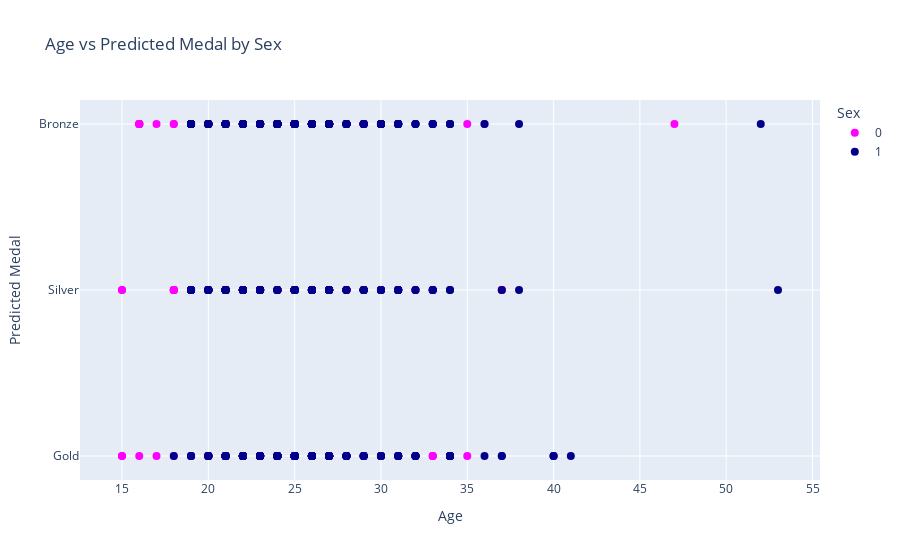

Notebook source saved alongside this figure:
### Code cell
# Scatter plot of Age vs predicted medal, colored by host status
fig = px.scatter(df, x='Age', y='pred_medal', color='Sex', title='Age vs Predicted Medal by Sex',
                 labels={'Age': 'Age', 'pred_medal': 'Predicted Medal', 'Sex': 'Sex'},
                 color_discrete_sequence=['magenta', 'darkblue'],
                 category_orders={'pred_medal': ['Bronze', 'Silver', 'Gold'], 'Sex': ['M', 'F']})
fig.update_traces(marker=dict(size=8))
fig.update_layout(xaxis_title='Age', yaxis_title='Predicted Medal', legend_title='Sex')
fig.show()

### Figure 1 — Plotly figure (JSON) as saved in the notebook; plotly's stock layout.template omitted (floating-point values rounded to 4 significant figures; data arrays with more than 128 entries replaced by an {"elided": "..."} marker saying what was removed)
{"data": [{"hovertemplate": "Sex=0<br>Age=%{x}<br>Predicted Medal=%{y}<extra></extra>", "legendgroup": "0", "marker": {"color": "magenta", "size": 8, "symbol": "circle"}, "mode": "markers", "name": "0", "orientation": "h", "showlegend": true, "type": "scatter", "x": {"elided": "369 int values"}, "xaxis": "x", "y": {"elided": "369 str values"}, "yaxis": "y"}, {"hovertemplate": "Sex=1<br>Age=%{x}<br>Predicted Medal=%{y}<extra></extra>", "legendgroup": "1", "marker": {"color": "darkblue", "size": 8, "symbol": "circle"}, "mode": "markers", "name": "1", "orientation": "h", "showlegend": true, "type": "scatter", "x": {"elided": "480 int values"}, "xaxis": "x", "y": {"elided": "480 str values"}, "yaxis": "y"}], "layout": {"legend": {"title": {"text": "Sex"}, "tracegroupgap": 0}, "title": {"text": "Age vs Predicted Medal by Sex"}, "xaxis": {"anchor": "y", "domain": [0, 1], "title": {"text": "Age"}}, "yaxis": {"anchor": "x", "categoryarray": ["Gold", "Silver", "Bronze"], "categoryorder": "array", "domain": [0, 1], "title": {"text": "Predicted Medal"}}}}
